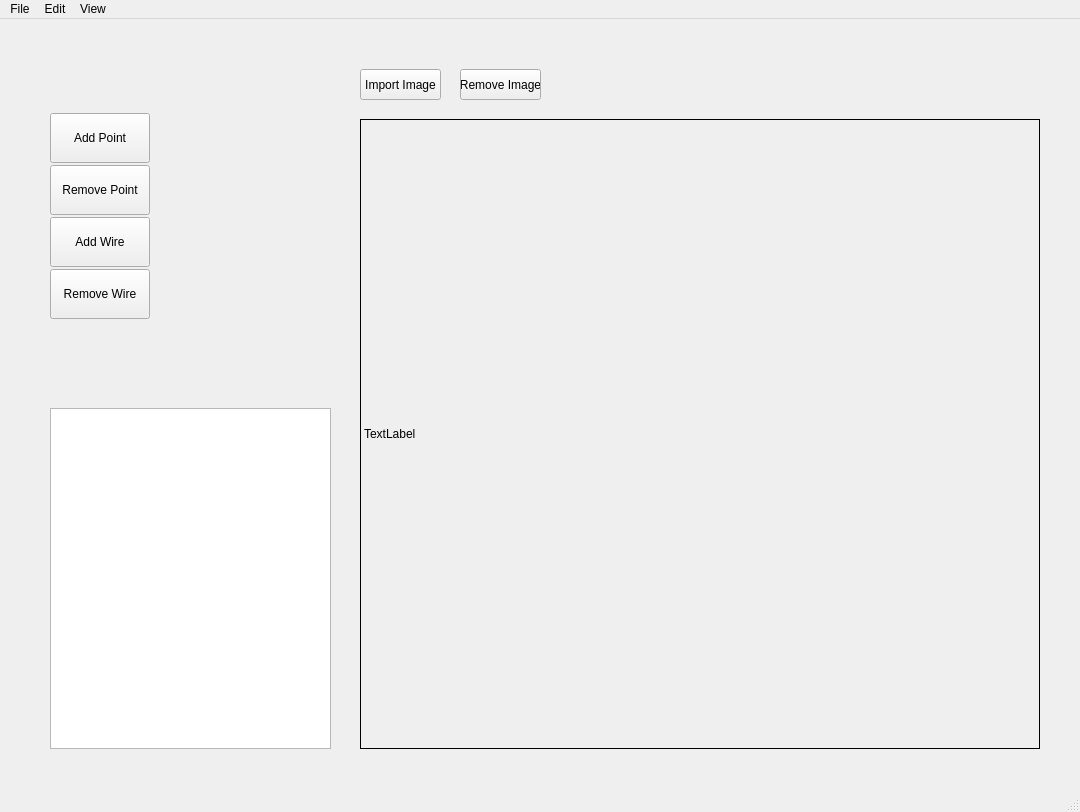
<?xml version="1.0" encoding="UTF-8"?>
<ui version="4.0">
 <class>MainWindow</class>
 <widget class="QMainWindow" name="MainWindow">
  <property name="geometry">
   <rect>
    <x>0</x>
    <y>0</y>
    <width>1080</width>
    <height>812</height>
   </rect>
  </property>
  <property name="windowTitle">
   <string>MainWindow</string>
  </property>
  <widget class="QWidget" name="centralwidget">
   <widget class="QListView" name="listView">
    <property name="geometry">
     <rect>
      <x>50</x>
      <y>389</y>
      <width>281</width>
      <height>341</height>
     </rect>
    </property>
   </widget>
   <widget class="QLabel" name="originalImageDisplay">
    <property name="geometry">
     <rect>
      <x>360</x>
      <y>100</y>
      <width>680</width>
      <height>630</height>
     </rect>
    </property>
    <property name="frameShape">
     <enum>QFrame::Box</enum>
    </property>
    <property name="frameShadow">
     <enum>QFrame::Plain</enum>
    </property>
    <property name="lineWidth">
     <number>1</number>
    </property>
    <property name="midLineWidth">
     <number>0</number>
    </property>
    <property name="text">
     <string>TextLabel</string>
    </property>
   </widget>
   <widget class="QPushButton" name="addPortBtn">
    <property name="enabled">
     <bool>true</bool>
    </property>
    <property name="geometry">
     <rect>
      <x>50</x>
      <y>94</y>
      <width>100</width>
      <height>50</height>
     </rect>
    </property>
    <property name="text">
     <string>Add Point</string>
    </property>
   </widget>
   <widget class="QPushButton" name="pushButton_4">
    <property name="enabled">
     <bool>true</bool>
    </property>
    <property name="geometry">
     <rect>
      <x>50</x>
      <y>198</y>
      <width>100</width>
      <height>50</height>
     </rect>
    </property>
    <property name="text">
     <string>Add Wire</string>
    </property>
   </widget>
   <widget class="QPushButton" name="pushButton">
    <property name="enabled">
     <bool>true</bool>
    </property>
    <property name="geometry">
     <rect>
      <x>50</x>
      <y>146</y>
      <width>100</width>
      <height>50</height>
     </rect>
    </property>
    <property name="text">
     <string>Remove Point</string>
    </property>
   </widget>
   <widget class="QPushButton" name="importImageBtn">
    <property name="enabled">
     <bool>true</bool>
    </property>
    <property name="geometry">
     <rect>
      <x>360</x>
      <y>50</y>
      <width>81</width>
      <height>31</height>
     </rect>
    </property>
    <property name="text">
     <string>Import Image</string>
    </property>
   </widget>
   <widget class="QPushButton" name="pushButton_5">
    <property name="enabled">
     <bool>true</bool>
    </property>
    <property name="geometry">
     <rect>
      <x>50</x>
      <y>250</y>
      <width>100</width>
      <height>50</height>
     </rect>
    </property>
    <property name="text">
     <string>Remove Wire</string>
    </property>
   </widget>
   <widget class="QPushButton" name="importImageBtn_2">
    <property name="enabled">
     <bool>true</bool>
    </property>
    <property name="geometry">
     <rect>
      <x>460</x>
      <y>50</y>
      <width>81</width>
      <height>31</height>
     </rect>
    </property>
    <property name="text">
     <string>Remove Image</string>
    </property>
   </widget>
  </widget>
  <widget class="QMenuBar" name="menubar">
   <property name="geometry">
    <rect>
     <x>0</x>
     <y>0</y>
     <width>1080</width>
     <height>21</height>
    </rect>
   </property>
   <widget class="QMenu" name="menuFile">
    <property name="title">
     <string>File</string>
    </property>
    <addaction name="actionNew"/>
    <addaction name="actionOpen"/>
    <addaction name="separator"/>
    <addaction name="actionSave"/>
    <addaction name="actionSave_As"/>
    <addaction name="separator"/>
    <addaction name="actionPrint"/>
    <addaction name="actionClose"/>
   </widget>
   <widget class="QMenu" name="menuEdit">
    <property name="title">
     <string>Edit</string>
    </property>
    <addaction name="actionUndo"/>
    <addaction name="actionRedo"/>
    <addaction name="separator"/>
    <addaction name="actionSelect"/>
    <addaction name="actionSelect_All"/>
    <addaction name="separator"/>
    <addaction name="actionPreferences"/>
   </widget>
   <widget class="QMenu" name="menuView">
    <property name="title">
     <string>View</string>
    </property>
    <addaction name="actionCell_Only"/>
    <addaction name="actionLink_Only"/>
   </widget>
   <addaction name="menuFile"/>
   <addaction name="menuEdit"/>
   <addaction name="menuView"/>
  </widget>
  <widget class="QStatusBar" name="statusbar"/>
  <action name="actionNew">
   <property name="text">
    <string>New...</string>
   </property>
  </action>
  <action name="actionOpen">
   <property name="text">
    <string>Open</string>
   </property>
  </action>
  <action name="actionSave">
   <property name="text">
    <string>Save</string>
   </property>
  </action>
  <action name="actionSave_As">
   <property name="text">
    <string>Save As...</string>
   </property>
  </action>
  <action name="actionPrint">
   <property name="text">
    <string>Print</string>
   </property>
  </action>
  <action name="actionUndo">
   <property name="text">
    <string>Undo</string>
   </property>
  </action>
  <action name="actionCell_Only">
   <property name="text">
    <string>Cell Only</string>
   </property>
  </action>
  <action name="actionLink_Only">
   <property name="text">
    <string>Nanowire Only</string>
   </property>
  </action>
  <action name="actionClose">
   <property name="text">
    <string>Close</string>
   </property>
  </action>
  <action name="actionRedo">
   <property name="text">
    <string>Redo</string>
   </property>
  </action>
  <action name="actionSelect">
   <property name="text">
    <string>Select</string>
   </property>
  </action>
  <action name="actionSelect_All">
   <property name="text">
    <string>Select All</string>
   </property>
  </action>
  <action name="actionPreferences">
   <property name="text">
    <string>Preferences...</string>
   </property>
  </action>
 </widget>
 <resources/>
 <connections/>
</ui>
